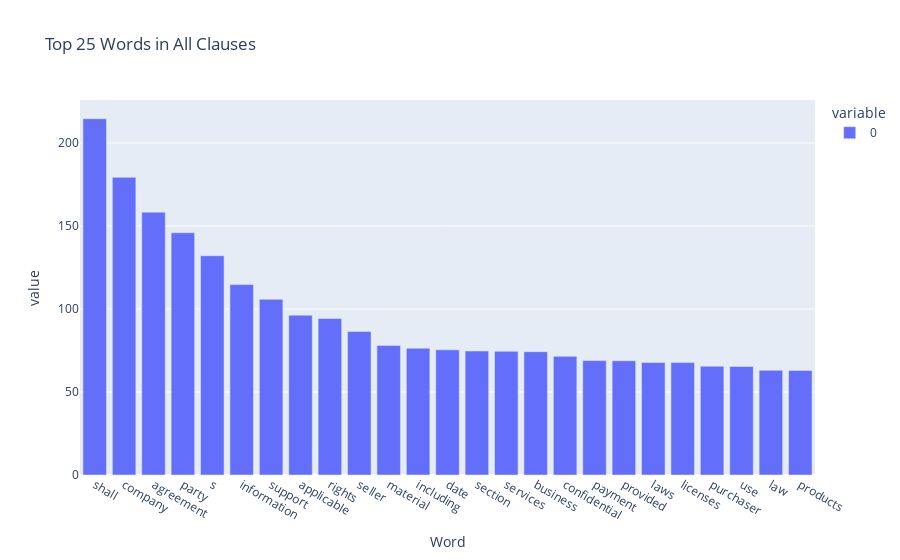

Write notebook code for a chart like this one.
### Markdown cell above
**What are the top words in all clauses?**

### Code cell
vector_barplotter(all_clauses, "Top 25 Words in All Clauses", "Word")

### Figure 1 — Plotly figure (JSON) as saved in the notebook; plotly's stock layout.template omitted (floating-point values rounded to 4 significant figures)
{"data": [{"alignmentgroup": "True", "hovertemplate": "variable=0<br>Word=%{x}<br>value=%{y}<extra></extra>", "legendgroup": "0", "marker": {"color": "#636efa"}, "name": "0", "offsetgroup": "0", "orientation": "v", "showlegend": true, "textposition": "auto", "type": "bar", "x": ["shall", "company", "agreement", "party", "s", "information", "support", "applicable", "rights", "seller", "material", "including", "date", "section", "services", "business", "confidential", "payment", "provided", "laws", "licenses", "purchaser", "use", "law", "products"], "xaxis": "x", "y": [214.6, 179.3, 158.3, 145.9, 132.0, 114.7, 105.8, 96.3, 94.3, 86.48, 78.08, 76.35, 75.41, 74.7, 74.52, 74.31, 71.47, 68.91, 68.83, 67.76, 67.72, 65.51, 65.4, 63.08, 63.01], "yaxis": "y"}], "layout": {"barmode": "relative", "legend": {"title": {"text": "variable"}, "tracegroupgap": 0}, "title": {"text": "Top 25 Words in All Clauses"}, "xaxis": {"anchor": "y", "domain": [0, 1], "title": {"text": "Word"}}, "yaxis": {"anchor": "x", "domain": [0, 1], "title": {"text": "value"}}}}
